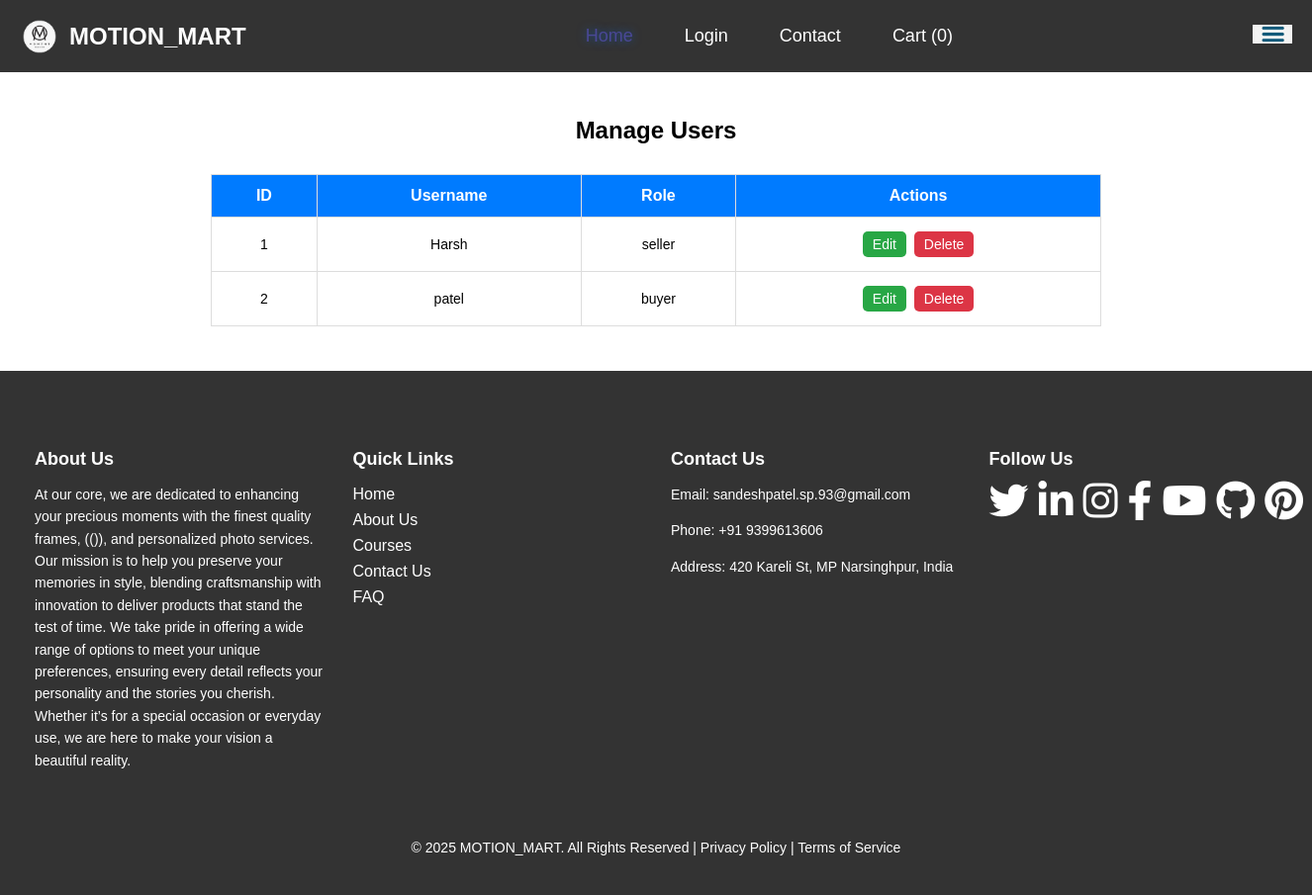
Page /manage_users on the committed database.
### app.py (models this page shows)
class User(db.Model):
    id = db.Column(db.Integer, primary_key=True)
    username = db.Column(db.String(150), unique=True, nullable=False)
    password = db.Column(db.String(150), nullable=False)
    email = db.Column(db.String(150), nullable=True)
    role = db.Column(db.String(50), nullable=False)
    address = db.relationship('Address', backref='user_address', uselist=False)
    orders = db.relationship('Order', back_populates='buyer')

### app.py (the view)
@app.route('/manage_users')
def manage_users():
    users = User.query.all()  # Fetch all users
    return render_template('manage_users.html', users=users)

### templates/manage_users.html (shortened to what this page needs)
<!DOCTYPE html>
<html lang="en">
<head>
    {% include 'header.html' %}
</head>
<body>
    {% include 'navbar.html' %}
    <div class="container">
        <h2>Manage Users</h2>
        <table>
            <thead>
                <tr>
                    <th>ID</th>
                    <th>Username</th>
                    <th>Role</th>
                    <th>Actions</th>
                </tr>
            </thead>
            <tbody>
                {% for user in users %}
                <tr>
                    <td>{{ user.id }}</td>
                    <td>{{ user.username }}</td>
                    <td>{{ user.role }}</td>
                    <td>
                        <a href="{{ url_for('edit_user', user_id=user.id) }}" class="btn btn-edit">Edit</a>
                        <a href="{{ url_for('delete_user', user_id=user.id) }}" class="btn btn-delete" onclick="return confirm('Are you sure?')">Delete</a>
                    </td>
                </tr>
                {% endfor %}
            </tbody>
        </table>
    </div>
    {% include 'footer.html' %}
</body>
</html>

### static/style.css (style rules this page uses)
body { padding: 0; margin: 0; }
body { font-family: Arial, sans-serif; }
.container { width: auto; margin: 0 auto; padding: 20px; border: 5px solid white; }
.btn { display: inline-block; margin-top: 10px; padding: 12px 25px; text-align: center; font-size: 14px; background-color: #6c757d; color: white; text-decoration: none; border-radius: 4px; transition: background-color 0.3s; }
.container h2 { text-align: center; margin-bottom: 30px; font-size: 24px; font-weight: bold; }
table { width: 100%; border-collapse: collapse; margin-bottom: 20px; }
table th, table td { text-align: center; padding: 12px; border: 1px solid #ddd; }
table th { background-color: #007bff; color: white; font-size: 16px; }
table td { font-size: 14px; }

### templates/manage_users.html (style rules this page uses)
.container { max-width: 900px; margin: auto; padding: 20px; }
table { width: 100%; border-collapse: collapse; }
th, td { border: 1px solid #ddd; padding: 8px; text-align: center; }
th { background-color: #f4f4f4; }
.btn { padding: 5px 10px; text-decoration: none; color: white; border-radius: 5px; margin: 2px; }
.btn-edit { background-color: #28a745; }
.btn-delete { background-color: #dc3545; }

### rows in the picture
User: id "1", username "Harsh", role "seller"
User: id "2", username "patel", role "buyer"
